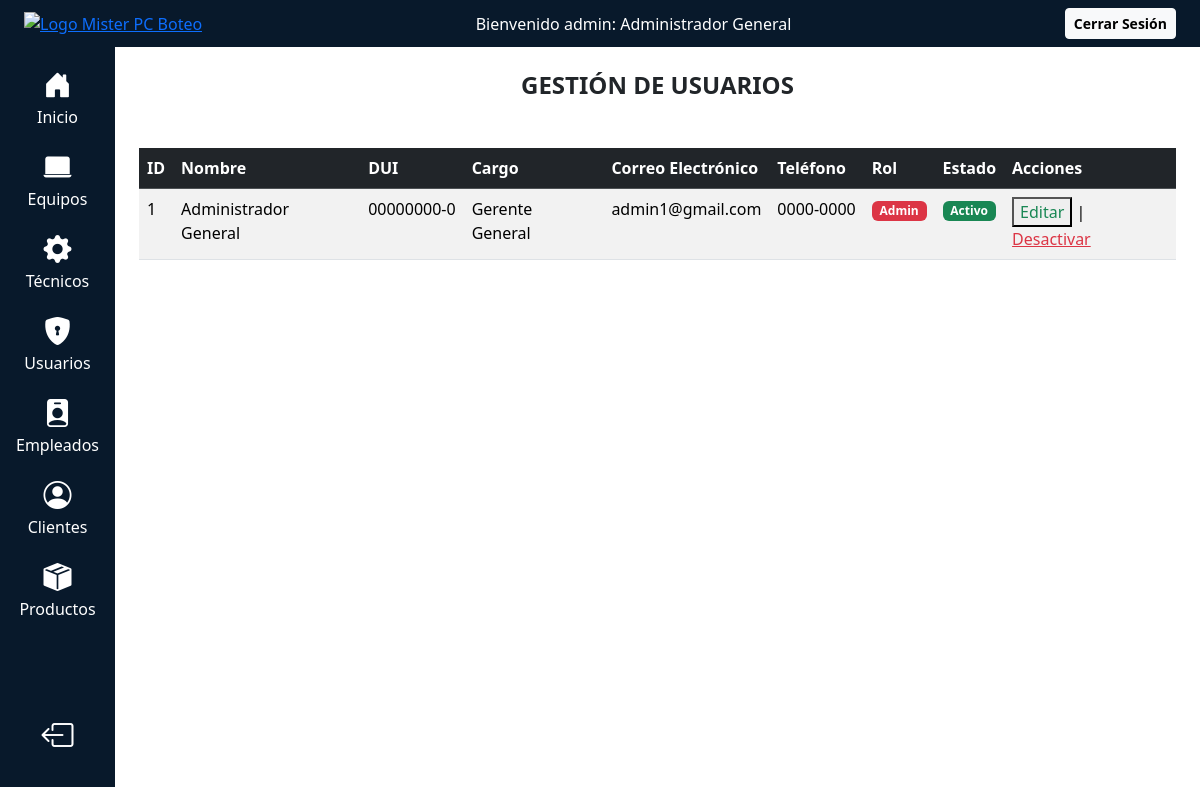
/public/admin/usuarios (signed in), run on the app's committed database.
### tables this page shows
CREATE TABLE USUARIO (
    UsuarioId BIGINT UNSIGNED NOT NULL AUTO_INCREMENT PRIMARY KEY,
    EmpleadoId BIGINT UNSIGNED NOT NULL,
    Email VARCHAR(190) NOT NULL UNIQUE,
    Clave VARCHAR(255) NOT NULL,
    Rol ENUM('admin','tecnico') NOT NULL DEFAULT 'tecnico',
    Estado TINYINT(1) NOT NULL DEFAULT 1,
    FechaCreacion DATETIME NOT NULL DEFAULT CURRENT_TIMESTAMP,
    CONSTRAINT fk_usuario_empleado FOREIGN KEY (EmpleadoId) REFERENCES EMPLEADO(EmpleadoId) ON DELETE CASCADE
);

CREATE TABLE EMPLEADO (
    EmpleadoId BIGINT UNSIGNED NOT NULL AUTO_INCREMENT PRIMARY KEY,
    Nombre VARCHAR(150) NOT NULL,
    Telefono VARCHAR(40),
    DUI VARCHAR(20) UNIQUE NOT NULL,
    Direccion VARCHAR(255),
    CargoId BIGINT UNSIGNED,
    Estado TINYINT(1) NOT NULL DEFAULT 1,
    FechaCreacion DATETIME NOT NULL DEFAULT CURRENT_TIMESTAMP,
    CONSTRAINT fk_empleado_cargo FOREIGN KEY (CargoId) REFERENCES CARGO(CargoId)
);

CREATE TABLE CARGO (
    CargoId BIGINT UNSIGNED NOT NULL AUTO_INCREMENT PRIMARY KEY,
    Cargo VARCHAR(100) UNIQUE
);

### app/controllers/UsuarioController.php (called while the page is built, shortened)
<?php
require_once __DIR__ . '/../models/UsuarioModel.php';
class UsuarioController extends Controller
{
    private $usuarioModel;
    public function __construct()
    {
        $this->db = Database::getConnection();
        $this->usuarioModel = new UsuarioModel($this->db);
    }
    public function index()
    {
        $usuarios = $this->usuarioModel->getAll();
        return $this->view('admin/usuarios', [
            'usuarios' => $usuarios,
            'head' => ['title' => 'Gestión de Usuarios']
        ]);
    }
}

### app/core/Router.php (called while the page is built, shortened)
<?php
class Router
{
    public function run()
    {
        $url = isset($_GET['url']) ? rtrim($_GET['url'], '/') : '';
        $url = filter_var($url, FILTER_SANITIZE_URL);
        $segments = explode('/', $url);
        $panelRoutes = [
            'admin/panel'             => 'PanelController',
            'admin/equipos'           => 'EquipoController',
            'admin/tecnicos'          => 'TecnicoController',
            'admin/usuarios'          => 'UsuarioController',
            'admin/clientes'          => 'ClienteController',
            'admin/empleados'         => 'EmpleadoController',
            'admin/productos' => 'ProductoController',
        ];
        $method = 'index';
        $params = [];
        $urlPath = implode('/', $segments);
        foreach ($panelRoutes as $route => $controller) {
            if ($urlPath === $route) {
                $method = 'index';
                $params = [];
                break;
            }
        }
        $controller = new $controllerName();
        call_user_func_array([$controller, $method], $params);
    }
}

### public/index.php (called while the page is built, shortened)
<?php
require_once __DIR__ . '/../app/core/Router.php';
require_once __DIR__ . '/../app/core/Controller.php';
require_once __DIR__ . '/../app/core/Database.php';
$router = new Router();
$router->run();

### app/core/Database.php (called while the page is built)
<?php
class Database {
    private static $instance = null;
    public static function getConnection() {
        if (self::$instance === null) {
            try {
                self::$instance = new PDO(
                    "mysql:host=" . DB_HOST . ";dbname=" . DB_NAME . ";charset=utf8",
                    DB_USER,
                    DB_PASS,
                    [
                        PDO::ATTR_ERRMODE => PDO::ERRMODE_EXCEPTION
                    ]
                );
            } catch (PDOException $e) {
                error_log("Error de conexión: " . $e->getMessage(), 3, __DIR__ . '/../../logs/error_log.txt');
                die("Error al conectar con la base de datos.");
            }
        }
        return self::$instance;
    }
}

### app/models/UsuarioModel.php (called while the page is built, shortened)
<?php
class UsuarioModel
{
    private $db;
    public function __construct(PDO $db)
    {
        $this->db = $db;
    }
    public function getAll()
    {
        $sql = "SELECT
                    u.UsuarioId AS id,
                    u.Email AS email,
                    u.Rol AS rol,
                    u.Estado AS estado,
                    e.Nombre AS nombre,
                    e.Telefono AS telefono,
                    e.DUI AS dui,
                    c.Cargo AS cargo
                FROM USUARIO u
                JOIN EMPLEADO e ON u.EmpleadoId = e.EmpleadoId
                LEFT JOIN CARGO c ON e.CargoId = c.CargoId
                ORDER BY u.Rol, e.Nombre";
        $stmt = $this->db->query($sql);
        return $stmt->fetchAll(PDO::FETCH_ASSOC);
    }
}

### app/views/admin/usuarios.php (the view, shortened to what this page needs)
<!DOCTYPE html>
<html lang="es">
<?php include __DIR__ . '/../layouts/panel/head.php'; ?>
<body>
    <?php include __DIR__ . '/../layouts/panel/header.php'; ?>
    <div class="flex-grow-1 d-flex flex-column flex-md-row" style="min-height: 0;">
        <?php include __DIR__ . '/../layouts/panel/aside_admin.php'; ?>
        <main class="flex-grow-1 overflow-auto p-4">
            <h4 class="text-center mb-5 fw-bold">GESTIÓN DE USUARIOS</h4>
            <div class="table-responsive">
                <table class="table table-striped">
                    <thead class="table-dark">
                        <tr>
                            <th>ID</th>
                            <th>Nombre</th>
                            <th>DUI</th>
                            <th>Cargo</th>
                            <th>Correo Electrónico</th>
                            <th>Teléfono</th>
                            <th>Rol</th>
                            <th>Estado</th>
                            <th>Acciones</th>
                        </tr>
                    </thead>
                    <tbody>
                        <?php if (!empty($usuarios)): ?>
                            <?php foreach ($usuarios as $user): ?>
                                <tr>
                                    <td><?= htmlspecialchars($user['id']) ?></td>
                                    <td><?= htmlspecialchars($user['nombre']) ?></td>
                                    <td><?= htmlspecialchars($user['dui']) ?></td>
                                    <td><?= htmlspecialchars($user['cargo'] ?? '-') ?></td>
                                    <td><?= htmlspecialchars($user['email']) ?></td>
                                    <td><?= htmlspecialchars($user['telefono'] ?? '-') ?></td>
                                    <td>
                                        <?php if ($user['rol'] === 'admin'): ?>
                                            <span class="badge bg-danger">Admin</span>
                                        <?php else: ?>
                                            <span class="badge bg-info">Técnico</span>
                                        <?php endif; ?>
                                    </td>
                                    <td>
                                        <?php if ($user['estado']): ?>
                                            <span class="badge bg-success">Activo</span>
                                        <?php else: ?>
                                            <span class="badge bg-secondary">Inactivo</span>
                                        <?php endif; ?>
                                    </td>
                                    <td>
                                        <button type="button" class="text-success" data-bs-toggle="modal" data-bs-target="#modalEditarUsuario<?= $user['id'] ?>">Editar</button>
                                        |
                                        <?php if ($user['estado']): ?>
                                            <a href="<?= BASE_URL ?>admin/usuarios?toggle_usuario=<?= $user['id'] ?>&estado=0" class="text-danger" onclick="return confirm('¿Desactivar este usuario?')">Desactivar</a>
                                        <?php else: ?>
                                            <a href="<?= BASE_URL ?>admin/usuarios?toggle_usuario=<?= $user['id'] ?>&estado=1" class="text-success">Activar</a>
                                        <?php endif; ?>
                                    </td>
                                </tr>
                            <?php endforeach; ?>
                        <?php else: ?>
                            <tr>
                                <td colspan="9" class="text-center">No hay usuarios registrados.</td>
                            </tr>
                        <?php endif; ?>
                    </tbody>
                </table>
            </div>
        </main>
    </div>
</body>
</html>

### app/core/Controller.php (shortened to what this page needs)
<?php
class Controller
{
    protected function view($view, $data = [])
    {
        extract($data);
        $file = __DIR__ . '/../views/' . $view . '.php';
        if (file_exists($file)) {
            require $file;
        } else {
            echo "Vista '$view' no encontrada.";
        }
    }
}

### app/views/layouts/panel/head.php (shortened to what this page needs)
<head>
    <link href="<?= BASE_URL ?>vendor/bootstrap/css/bootstrap.min.css" rel="stylesheet">
    <link href="https://cdn.jsdelivr.net/npm/bootstrap-icons@1.13.1/font/bootstrap-icons.css" rel="stylesheet">
    <link href="<?= BASE_URL ?>css/paneles.css" rel="stylesheet">
</head>

### app/views/layouts/panel/header.php (shortened to what this page needs)
<?php
$usuario_nombre = $_SESSION['usuario']['nombre'] ?? 'Invitado';
$usuario_rol    = $_SESSION['usuario']['rol'] ?? 'Desconocido';
?>
<header class="bg-primary text-white py-2 px-4 d-flex justify-content-between align-items-center">
    <a href="<?= BASE_URL ?>">
        <img src="https://res.cloudinary.com/drztldzvn/image/upload/v1757213272/Logo_Mister_PC_bhghmg.png"
            alt="Logo Mister PC Boteo" height="60">
    </a>
    <div>Bienvenido <?= htmlspecialchars($usuario_rol) ?>: <?= htmlspecialchars($usuario_nombre) ?></div>
    <form action="<?= BASE_URL ?>logout" method="post" style="margin:0;">
        <button type="submit" class="btn btn-light btn-sm fw-semibold">Cerrar Sesión</button>
    </form>
</header>

### app/views/layouts/panel/aside_admin.php (shortened to what this page needs)
<aside class="d-flex flex-column flex-md-row">
    <div class="sidebar d-flex flex-row flex-md-column p-3 bg-primary justify-content-between align-items-center"
        style="min-width: 95px;">
        <div class="d-flex flex-row flex-md-column gap-3">
            <a href="<?= BASE_URL ?>admin/panel" class="nav-link text-center text-white rounded d-flex flex-column">
                <i class="bi bi-house-door-fill fs-3"></i>
                <span>Inicio</span>
            </a>
            <a href="<?= BASE_URL ?>admin/equipos" class="nav-link text-center text-white rounded d-flex flex-column">
                <i class="bi bi-laptop-fill fs-3"></i>
                <span>Equipos</span>
            </a>
            <a href="<?= BASE_URL ?>admin/tecnicos" class="nav-link text-center text-white rounded d-flex flex-column">
                <i class="bi bi-gear-fill fs-3"></i>
                <span>Técnicos</span>
            </a>
            <a href="<?= BASE_URL ?>admin/usuarios" class="nav-link text-center text-white rounded d-flex flex-column">
                <i class="bi bi-shield-lock-fill fs-3"></i>
                <span>Usuarios</span>
            </a>
            <a href="<?= BASE_URL ?>admin/empleados" class="nav-link text-center text-white rounded d-flex flex-column">
                <i class="bi bi-person-badge-fill fs-3"></i>
                <span>Empleados</span>
            </a>
            <a href="<?= BASE_URL ?>admin/clientes" class="nav-link text-center text-white rounded d-flex flex-column">
                <i class="bi bi-person-circle fs-3"></i>
                <span>Clientes</span>
            </a>
            <a href="<?= BASE_URL ?>admin/productos" class="nav-link text-center text-white rounded d-flex flex-column">
                <i class="bi bi-box-seam-fill fs-3"></i>
                <span>Productos</span>
            </a>
        </div>
        <div class="ms-3 ms-md-0  mb-md-4">
            <a href="<?= BASE_URL ?>"
                class="nav-link text-center text-white d-flex flex-column mb-md-5">
                <i class="bi bi-box-arrow-left fs-2"></i>
            </a>
        </div>
    </div>
</aside>

### public/css/paneles.css (style rules this page uses)
:root { --color-oscuro: #08192B; --color-azul: #1D5591; --color-azul-light: #35669B; --primary-color: #3a7bd6; --color-card-1: #ED9828; --color-card-2: #C14E99; --color-card-3: #37B84F; --color-card-4: #398C99; }
.bg-primary { background-color: var(--color-oscuro) !important; }
html, body { height: 100%; margin: 0; padding: 0; overflow: auto; overflow-y: auto; }
@media (min-width: 768px) { html, body { overflow: hidden; } }
.sidebar { overflow-y: auto; }
@media (min-width: 768px) { .sidebar { position: sticky; top: 0; height: 100vh; overflow-y: hidden; } }

### data on the page
usuario: UsuarioId "1", EmpleadoId.Nombre "Administrador General", EmpleadoId.DUI "00000000-0", cargo.Cargo "Gerente General", Email "admin1@gmail.com", EmpleadoId.Telefono "0000-0000", Rol "Admin", Estado "Activo"

### other printed values
$usuario_rol "admin"
$usuario_nombre "Administrador General"
